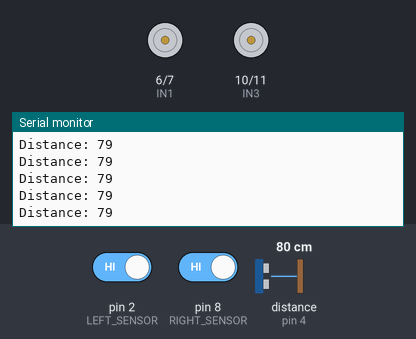
A sketch run on a simulated Arduino Uno, built with avr-gcc and run on an emulated ATmega328P. Parts: motor-driver pin pairs drawn as motors (green arrow = first pin HIGH = forward, orange = second pin HIGH = backward, longer = more drive, scaled by the enable pin), the last lines printed to the serial monitor. Wiring (inferred from the names in the program): ultrasonic range finder: trigger pin 3; echo pin 4. The test bench sets the inputs (shaded band); at power-on: pin 2 (LEFT_SENSOR) HIGH, pin 8 (RIGHT_SENSOR) HIGH, distance to the obstacle (sensor on pin 4) 80 cm. The echo pulse lasts 58.3 µs per cm.

Above: at 1.2 s.
1.3 s: pin 2 (LEFT_SENSOR) driven LOW
2.8 s: pin 8 (RIGHT_SENSOR) driven LOW
At 2.9 s:
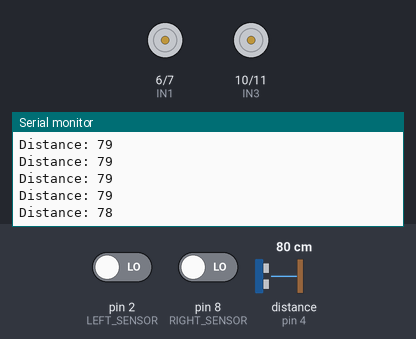
4.3 s: pin 2 (LEFT_SENSOR) driven HIGH
5.8 s: distance to the obstacle (sensor on pin 4) set to 18 cm
At 5.83 s:
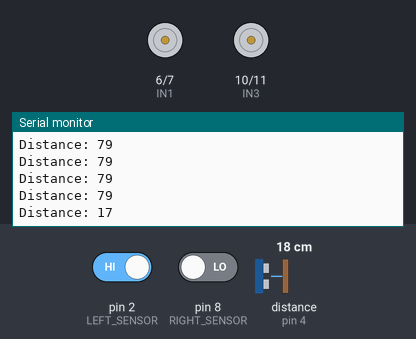
7.3 s: distance to the obstacle (sensor on pin 4) set to 13 cm
At 7.34 s:
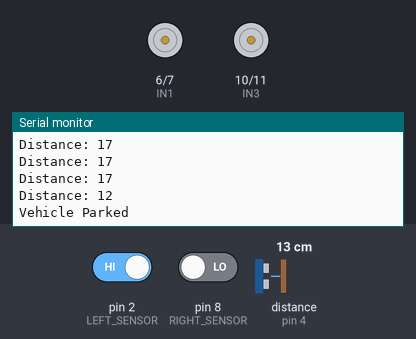
8.8 s: distance to the obstacle (sensor on pin 4) set to 35 cm
At 8.89 s:
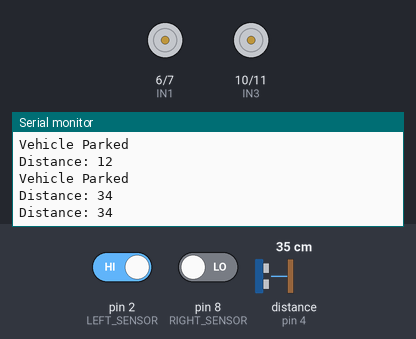
Timing chart, 0 to 11.3 s (numbered marks = the images above; inputs shaded):
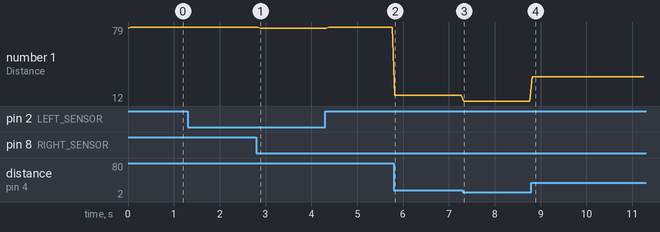

Measured:
- the behaviour switches between 16 and 15 cm on distance to the obstacle (sensor on pin 4) (found by bisection; images 2 and 3)
- after the input at 5.8 s, the serial monitor: prints a new line at once (image 2)
- after the input at 7.3 s, the serial monitor: prints a new line at once (image 3)
- after the input at 8.8 s, the serial monitor: prints a new line at once (image 4)
- plotted number 1: 79 → 17 after the input at 5.8 s, 17 → 12 after the input at 7.3 s, 12 → 34 after the input at 8.8 s

The sketch:

smartparking_system.ino
```cpp
// Motor driver pins
#define ENA 5
#define IN1 6
#define IN2 7
#define ENB 9
#define IN3 10
#define IN4 11

// Ultrasonic sensor
#define TRIG 3
#define ECHO 4

// Line sensors
#define LEFT_SENSOR 2
#define RIGHT_SENSOR 8

long duration;
int distance;

void setup()
{
  pinMode(ENA, OUTPUT);
  pinMode(IN1, OUTPUT);
  pinMode(IN2, OUTPUT);
  pinMode(ENB, OUTPUT);
  pinMode(IN3, OUTPUT);
  pinMode(IN4, OUTPUT);

  pinMode(TRIG, OUTPUT);
  pinMode(ECHO, INPUT);

  pinMode(LEFT_SENSOR, INPUT);
  pinMode(RIGHT_SENSOR, INPUT);

  Serial.begin(9600);
}

void loop()
{
  distance = getDistance();

  Serial.print("Distance: ");
  Serial.println(distance);

  // If obstacle very close -> stop (parking)
  if(distance < 15)
  {
    stopCar();
    Serial.println("Vehicle Parked");
  }
  else
  {
    lineFollow();
  }

  delay(50);
}

int getDistance()
{
  digitalWrite(TRIG, LOW);
  delayMicroseconds(2);

  digitalWrite(TRIG, HIGH);
  delayMicroseconds(10);
  digitalWrite(TRIG, LOW);

  duration = pulseIn(ECHO, HIGH);

  return duration * 0.034 / 2;
}

void lineFollow()
{
  int left = digitalRead(LEFT_SENSOR);
  int right = digitalRead(RIGHT_SENSOR);

  if(left == LOW && right == LOW)
  {
    moveForward();
  }
  else if(left == HIGH && right == LOW)
  {
    turnLeft();
  }
  else if(left == LOW && right == HIGH)
  {
    turnRight();
  }
  else
  {
    stopCar();
  }
}

void moveForward()
{
  digitalWrite(IN1,HIGH);
  digitalWrite(IN2,LOW);
  digitalWrite(IN3,HIGH);
  digitalWrite(IN4,LOW);
}

void turnLeft()
{
  digitalWrite(IN1,LOW);
  digitalWrite(IN2,HIGH);
  digitalWrite(IN3,HIGH);
  digitalWrite(IN4,LOW);
}

void turnRight()
{
  digitalWrite(IN1,HIGH);
  digitalWrite(IN2,LOW);
  digitalWrite(IN3,LOW);
  digitalWrite(IN4,HIGH);
}

void stopCar()
{
  digitalWrite(IN1,LOW);
  digitalWrite(IN2,LOW);
  digitalWrite(IN3,LOW);
  digitalWrite(IN4,LOW);
}
```
